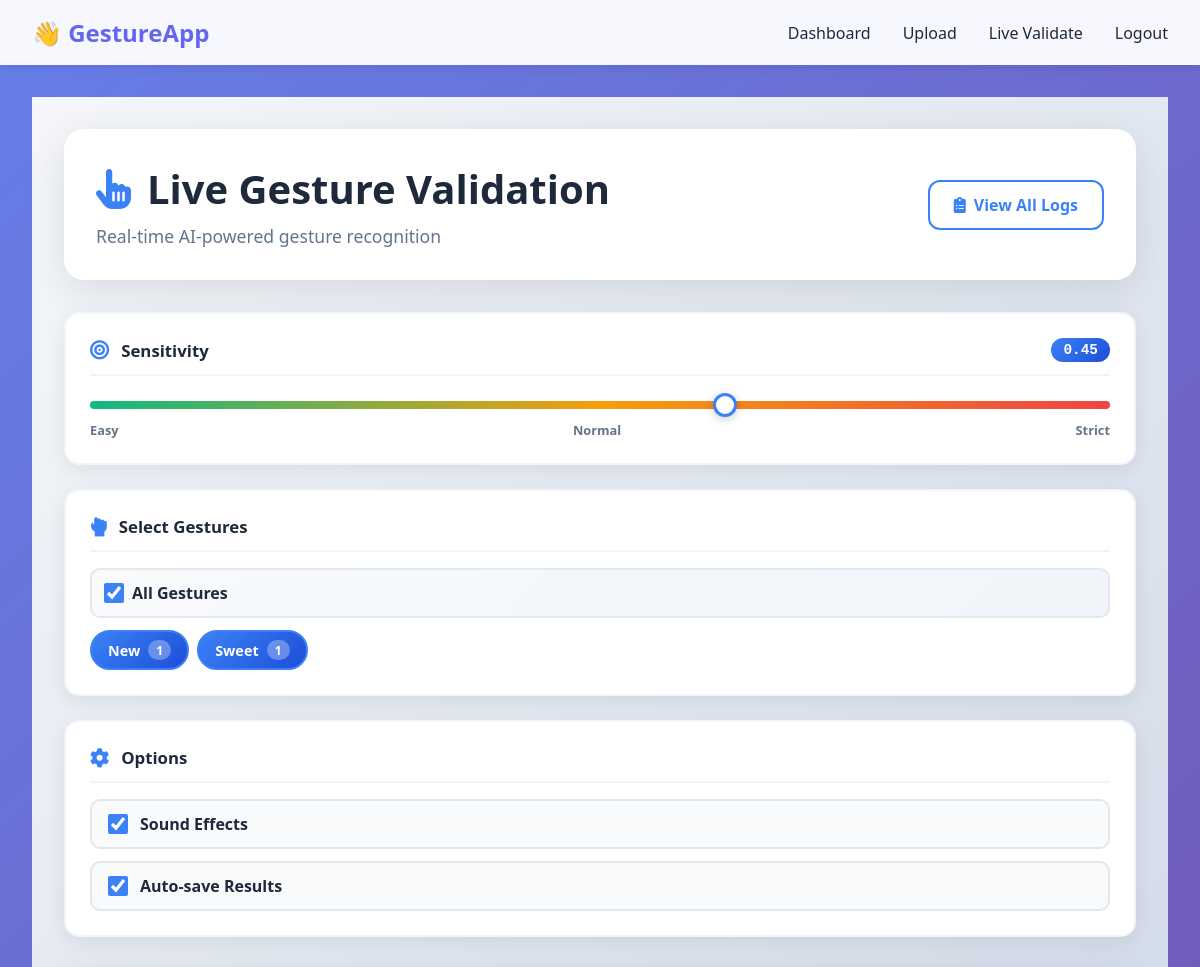
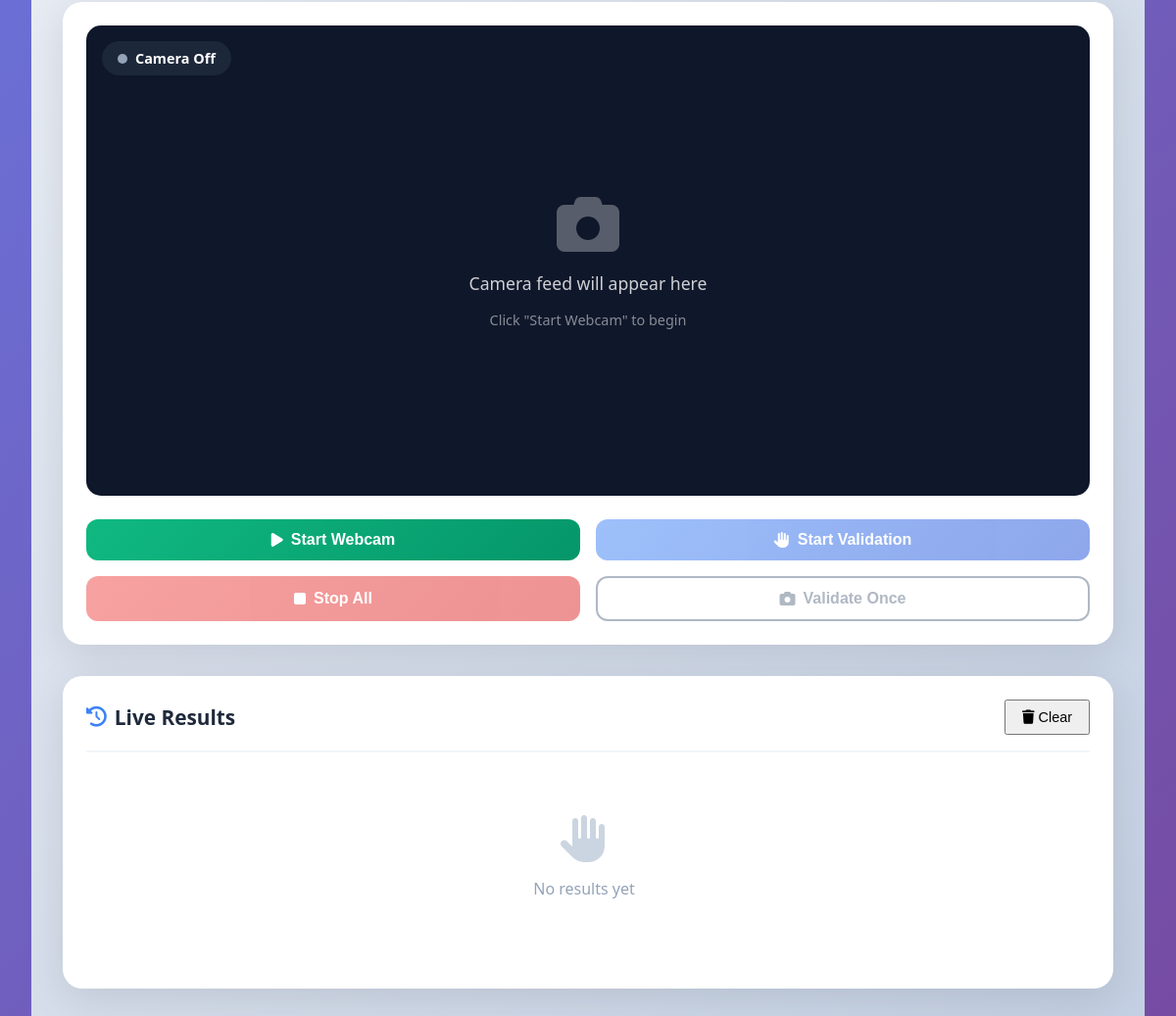
Screenshot of /live_validation (signed in) with the database file from the repository (2 pictures, top to bottom).
### models.py (models this page shows)
class Gesture(db.Model):
    __tablename__ = 'gestures'
    id = db.Column(db.Integer, primary_key=True)
    user_id = db.Column(db.Integer, db.ForeignKey('users.id'), nullable=False)
    name = db.Column(db.String(100), nullable=False)
    description = db.Column(db.Text)
    created_at = db.Column(db.DateTime, default=datetime.utcnow)
    samples = db.relationship('GestureSample', backref='gesture', lazy=True, cascade='all, delete-orphan')
    @property
    def sample_count(self):
        return len(self.samples) if self.samples else 0

### app.py (the view)
@app.route('/live_validation')
@login_required
def live_validation():
    gestures = Gesture.query.filter_by(user_id=current_user.id).all()
    return render_template('live_validation.html',
                         gestures=gestures,
                         threshold=config.DEFAULT_THRESHOLD)

### app.py (called while the page is built)
@login_manager.user_loader
def load_user(user_id):
    return db.session.get(User, int(user_id))

### templates/live_validation.html (shortened to what this page needs)
{% extends "base.html" %}
{% block content %}
<div class="validation-page">
    <div class="page-header">
        <div class="header-content">
            <h1><i class="fas fa-hand-pointer"></i> Live Gesture Validation</h1>
            <p class="subtitle">Real-time AI-powered gesture recognition</p>
        </div>
        <a href="{{ url_for('validation_logs') }}" class="btn btn-outline-primary">
            <i class="fas fa-clipboard-list"></i> View All Logs
        </a>
    </div>
    <div class="settings-grid">
        <div class="setting-box">
            <div class="box-header">
                <i class="fas fa-bullseye"></i>
                <span>Sensitivity</span>
                <span class="value-badge" id="sensitivityValue">0.45</span>
            </div>
            <input type="range" id="sensitivitySlider" min="0.2" max="0.6" step="0.05" value="0.45" class="slider">
            <div class="slider-labels">
                <span>Easy</span>
                <span>Normal</span>
                <span>Strict</span>
            </div>
        </div>
        <div class="setting-box">
            <div class="box-header">
                <i class="fas fa-hand-rock"></i>
                <span>Select Gestures</span>
            </div>
            <div class="gesture-selector">
                <label class="select-all">
                    <input type="checkbox" id="selectAllCheckbox" checked>
                    <span>All Gestures</span>
                </label>
                <div class="gesture-chips">
                    {% for gesture in gestures %}
                    <label class="chip">
                        <span>{{ gesture.name|title }} <b>{{ gesture.sample_count }}</b></span>
                    </label>
                    {% endfor %}
                </div>
            </div>
        </div>
        <div class="setting-box">
            <div class="box-header">
                <i class="fas fa-cog"></i>
                <span>Options</span>
            </div>
            <div class="options">
                <label class="option-item">
                    <input type="checkbox" id="soundToggle" checked>
                    <span>Sound Effects</span>
                </label>
                <label class="option-item">
                    <input type="checkbox" id="autoSaveToggle" checked>
                    <span>Auto-save Results</span>
                </label>
            </div>
        </div>
    </div>
    <div class="main-grid">
        <div class="webcam-card">
            <div class="webcam-wrapper">
                <div class="status-badge" id="statusBadge">
                    <span class="dot"></span>
                    <span id="statusText">Camera Off</span>
                </div>
                <div class="webcam-display">
                    <div class="placeholder" id="placeholder">
                        <i class="fas fa-camera fa-4x"></i>
                        <p>Camera feed will appear here</p>
                        <p class="hint">Click "Start Webcam" to begin</p>
                    </div>
                </div>
            </div>
            <div class="controls">
                <div class="main-btns">
                    <button class="btn success" id="startWebcamBtn">
                        <i class="fas fa-play"></i> Start Webcam
                    </button>
                    <button class="btn primary" id="startValidationBtn" disabled>
                        <i class="fas fa-hand-paper"></i> Start Validation
                    </button>
                </div>
                <div class="sub-btns">
                    <button class="btn danger" id="stopAllBtn" disabled>
                        <i class="fas fa-stop"></i> Stop All
                    </button>
                    <button class="btn outline" id="validateOnceBtn" disabled>
                        <i class="fas fa-camera"></i> Validate Once
                    </button>
                </div>
            </div>
        </div>
        <div class="results-card">
            <div class="results-header">
                <h3><i class="fas fa-history"></i> Live Results</h3>
                <button class="btn-sm danger" id="clearResultsBtn">
                    <i class="fas fa-trash"></i> Clear
                </button>
            </div>
            <div class="results-list" id="resultsList">
                <div class="empty">
                    <i class="fas fa-hand-paper fa-3x"></i>
                    <p>No results yet</p>
                    <p class="hint">Start validation to see results</p>
                </div>
            </div>
        </div>
    </div>
</div>
{% endblock %}

### static/css/style.css (style rules this page uses)
* { margin: 0; padding: 0; box-sizing: border-box; }
:root { --primary: #6366f1; --primary-dark: #4f46e5; --secondary: #8b5cf6; --success: #10b981; --danger: #ef4444; --warning: #f59e0b; --dark: #1e293b; --light: #f1f5f9; --gray: #64748b; --white: #ffffff; }
body { font-family: 'Segoe UI', Tahoma, Geneva, Verdana, sans-serif; background: linear-gradient(135deg, #667eea 0%, #764ba2 100%); min-height: 100vh; color: var(--dark); }
.btn { padding: 0.875rem 2rem; border: none; border-radius: 10px; font-size: 1rem; font-weight: 600; cursor: pointer; text-decoration: none; display: inline-block; text-align: center; transition: all 0.3s; }

### rows the page displays
Gesture: name "New", sample_count "1"
Gesture: name "Sweet", sample_count "1"
